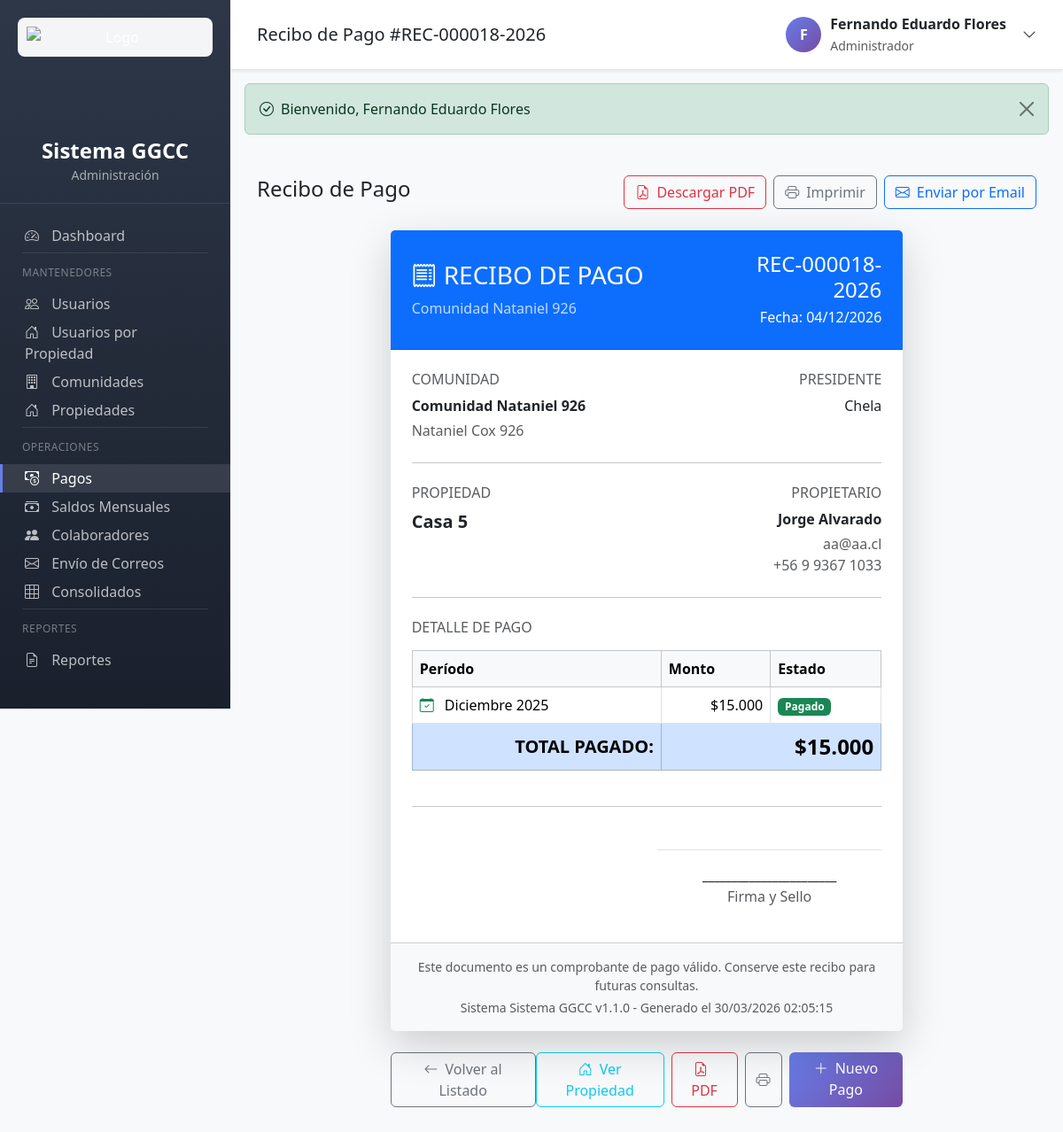
The app's page /pagos.php?action=recibo&id=18 (signed in) with its own data.
### tables this page shows
CREATE TABLE `pagos` (
  `id` int(11) NOT NULL AUTO_INCREMENT,
  `propiedad_id` int(11) NOT NULL,
  `fecha` date NOT NULL,
  `monto` decimal(10,2) NOT NULL,
  `observaciones` text DEFAULT NULL,
  `saldo_utilizado` decimal(10,2) DEFAULT 0.00,
  `recibo_generado` tinyint(1) DEFAULT 0,
  `recibo_path` varchar(255) DEFAULT NULL,
  `created_at` timestamp NOT NULL DEFAULT current_timestamp(),
  `updated_at` timestamp NOT NULL DEFAULT current_timestamp() ON UPDATE current_timestamp(),
  PRIMARY KEY (`id`),
  KEY `idx_propiedad` (`propiedad_id`),
  KEY `idx_fecha` (`fecha`),
  KEY `idx_created_at` (`created_at`),
  CONSTRAINT `pagos_ibfk_1` FOREIGN KEY (`propiedad_id`) REFERENCES `propiedades` (`id`) ON DELETE CASCADE
);

CREATE TABLE `comunidades` (
  `id` int(11) NOT NULL AUTO_INCREMENT,
  `nombre` varchar(150) NOT NULL,
  `direccion` text NOT NULL,
  `pais` varchar(50) DEFAULT 'Chile',
  `region` varchar(100) NOT NULL,
  `comuna` varchar(100) NOT NULL,
  `nombre_presidente` varchar(100) NOT NULL,
  `whatsapp_presidente` varchar(20) DEFAULT NULL,
  `email_presidente` varchar(100) DEFAULT NULL,
  `activo` tinyint(1) DEFAULT 1,
  `created_at` timestamp NOT NULL DEFAULT current_timestamp(),
  `updated_at` timestamp NOT NULL DEFAULT current_timestamp() ON UPDATE current_timestamp(),
  PRIMARY KEY (`id`),
  KEY `idx_nombre` (`nombre`),
  KEY `idx_activo` (`activo`),
  KEY `idx_comuna` (`comuna`)
);

CREATE TABLE `propiedades` (
  `id` int(11) NOT NULL AUTO_INCREMENT,
  `comunidad_id` int(11) NOT NULL,
  `nombre` varchar(100) NOT NULL,
  `tipo` enum('Casa','Departamento','Parcela') NOT NULL,
  `precio_gastos_comunes` decimal(10,2) NOT NULL DEFAULT 0.00,
  `nombre_dueno` varchar(100) NOT NULL,
  `email_dueno` varchar(100) NOT NULL,
  `whatsapp_dueno` varchar(20) DEFAULT NULL,
  `nombre_agente` varchar(100) DEFAULT NULL,
  `email_agente` varchar(100) DEFAULT NULL,
  `whatsapp_agente` varchar(20) DEFAULT NULL,
  `saldo` decimal(10,2) DEFAULT 0.00,
  `activo` tinyint(1) DEFAULT 1,
  `created_at` timestamp NOT NULL DEFAULT current_timestamp(),
  `updated_at` timestamp NOT NULL DEFAULT current_timestamp() ON UPDATE current_timestamp(),
  PRIMARY KEY (`id`),
  KEY `idx_comunidad` (`comunidad_id`),
  KEY `idx_tipo` (`tipo`),
  KEY `idx_activo` (`activo`),
  KEY `idx_email_dueno` (`email_dueno`),
  CONSTRAINT `propiedades_ibfk_1` FOREIGN KEY (`comunidad_id`) REFERENCES `comunidades` (`id`) ON DELETE CASCADE
);

CREATE TABLE `pagos_detalle` (
  `id` int(11) NOT NULL AUTO_INCREMENT,
  `pago_id` int(11) NOT NULL,
  `deuda_id` int(11) NOT NULL,
  `monto_pagado` decimal(10,2) NOT NULL,
  PRIMARY KEY (`id`),
  KEY `idx_pago` (`pago_id`),
  KEY `idx_deuda` (`deuda_id`),
  CONSTRAINT `pagos_detalle_ibfk_1` FOREIGN KEY (`pago_id`) REFERENCES `pagos` (`id`) ON DELETE CASCADE,
  CONSTRAINT `pagos_detalle_ibfk_2` FOREIGN KEY (`deuda_id`) REFERENCES `deudas` (`id`) ON DELETE CASCADE
);

CREATE TABLE `deudas` (
  `id` int(11) NOT NULL AUTO_INCREMENT,
  `propiedad_id` int(11) NOT NULL,
  `mes` int(11) NOT NULL,
  `anio` int(11) NOT NULL,
  `monto` decimal(10,2) NOT NULL,
  `estado` enum('Pendiente','Pagado') DEFAULT 'Pendiente',
  `pagada_con_saldo` tinyint(1) DEFAULT 0,
  `created_at` timestamp NOT NULL DEFAULT current_timestamp(),
  `updated_at` timestamp NOT NULL DEFAULT current_timestamp() ON UPDATE current_timestamp(),
  PRIMARY KEY (`id`),
  UNIQUE KEY `uk_propiedad_mes_anio` (`propiedad_id`,`mes`,`anio`),
  KEY `idx_propiedad` (`propiedad_id`),
  KEY `idx_mes_anio` (`mes`,`anio`),
  KEY `idx_estado` (`estado`),
  CONSTRAINT `deudas_ibfk_1` FOREIGN KEY (`propiedad_id`) REFERENCES `propiedades` (`id`) ON DELETE CASCADE
);

### app/controllers/PagosController.php (called while the page is built, shortened)
<?php
class PagosController {
    private Pago $pagoModel;
    public function __construct() {
        $this->pagoModel = new Pago();
    }
    public function recibo(): void {
        $id = (int) ($_GET['id'] ?? 0);
        $pago = $this->pagoModel->getWithDetails($id);
        $pago['numero_recibo'] = $this->pagoModel->generarNumeroRecibo($id);
        require_once VIEWS_PATH . '/pagos/recibo.php';
    }
}

### config/config.php (called while the page is built, shortened)
<?php
spl_autoload_register(function ($class) {
    $paths = [
        APP_PATH . '/controllers/',
        APP_PATH . '/models/',
        APP_PATH . '/helpers/'
    ];
    foreach ($paths as $path) {
        $file = $path . $class . '.php';
        if (file_exists($file)) {
            return;
        }
    }
});
function e(string $text): string {
    return htmlspecialchars($text, ENT_QUOTES, 'UTF-8');
}
function formatMoney(float $amount): string {
    return '$' . number_format($amount, 0, ',', '.');
}
function formatDate(string $date, string $format = 'd/m/Y'): string {
    return date($format, strtotime($date));
}
function getMonthName(int $month): string {
    $months = [
        1 => 'Enero', 2 => 'Febrero', 3 => 'Marzo', 4 => 'Abril',
        5 => 'Mayo', 6 => 'Junio', 7 => 'Julio', 8 => 'Agosto',
        9 => 'Septiembre', 10 => 'Octubre', 11 => 'Noviembre', 12 => 'Diciembre'
    ];
    return $months[$month] ?? '';
}

### config/database.php (called while the page is built, shortened)
<?php
class Database {
    private static ?PDO $instance = null;
    public static function getConnection(): PDO {
        if (self::$instance === null) {
            try {
                $dsn = "mysql:host=" . DB_HOST . ";dbname=" . DB_NAME . ";charset=" . DB_CHARSET;
                $options = [
                    PDO::ATTR_ERRMODE => PDO::ERRMODE_EXCEPTION,
                    PDO::ATTR_DEFAULT_FETCH_MODE => PDO::FETCH_ASSOC,
                    PDO::ATTR_EMULATE_PREPARES => false,
                    PDO::MYSQL_ATTR_INIT_COMMAND => "SET NAMES " . DB_CHARSET . " COLLATE utf8mb4_unicode_ci"
                ];
                self::$instance = new PDO($dsn, DB_USER, DB_PASS, $options);
            } catch (PDOException $e) {
                throw new Exception("Error de conexión a la base de datos: " . $e->getMessage());
            }
        }
        return self::$instance;
    }
}
function getDB(): PDO {
    return Database::getConnection();
}

### app/models/Model.php (called while the page is built, shortened)
<?php
abstract class Model {
    public function __construct() {
        $this->db = getDB();
    }
}

### app/models/Pago.php (called while the page is built, shortened)
<?php
require_once __DIR__ . '/Model.php';
class Pago extends Model {
    protected string $table = 'pagos';
    public function getWithDetails(int $pagoId): ?array {
        $sql = "SELECT p.*,
                       pr.nombre as propiedad_nombre,
                       pr.nombre_dueno,
                       pr.email_dueno,
                       pr.whatsapp_dueno,
                       pr.nombre_agente,
                       pr.email_agente,
                       pr.whatsapp_agente,
                       pr.precio_gastos_comunes,
                       pr.comunidad_id,
                       c.nombre as comunidad_nombre,
                       c.direccion as comunidad_direccion,
                       c.nombre_presidente,
                       c.email_presidente
                FROM {$this->table} p
                LEFT JOIN propiedades pr ON p.propiedad_id = pr.id
                LEFT JOIN comunidades c ON pr.comunidad_id = c.id
                WHERE p.id = :id";
        $stmt = $this->db->prepare($sql);
        $stmt->execute([':id' => $pagoId]);
        $pago = $stmt->fetch();
        $sqlDetalle = "SELECT pd.*, d.mes, d.anio, d.monto as monto_deuda
                       FROM pagos_detalle pd
                       LEFT JOIN deudas d ON pd.deuda_id = d.id
                       WHERE pd.pago_id = :pago_id
                       ORDER BY d.anio DESC, d.mes DESC";
        $stmtDetalle = $this->db->prepare($sqlDetalle);
        $stmtDetalle->execute([':pago_id' => $pagoId]);
        $pago['detalles'] = $stmtDetalle->fetchAll();
        return $pago;
    }
    public function generarNumeroRecibo(int $pagoId): string {
        return 'REC-' . str_pad($pagoId, 6, '0', STR_PAD_LEFT) . '-' . date('Y');
    }
}

### app/views/pagos/recibo.php (the view, shortened to what this page needs)
<?php
require_once __DIR__ . '/../partials/header.php';
?>
<div class="d-flex justify-content-between align-items-center mb-4">
    <h4>Recibo de Pago</h4>
    <div class="d-flex gap-2">
        <a href="pagos.php?action=pdf&id=<?= $pago['id'] ?>" class="btn btn-outline-danger" target="_blank">
            <i class="bi bi-file-earmark-pdf me-2"></i>Descargar PDF
        </a>
        <button onclick="window.print()" class="btn btn-outline-secondary">
            <i class="bi bi-printer me-2"></i>Imprimir
        </button>
        <a href="pagos.php?action=enviar&id=<?= $pago['id'] ?>" class="btn btn-outline-primary">
            <i class="bi bi-envelope me-2"></i>Enviar por Email
        </a>
    </div>
</div>
<div class="row justify-content-center">
    <div class="col-lg-8">
        <div class="card border-0 shadow-lg" id="recibo">
            <div class="card-header bg-primary text-white p-4">
                <div class="row align-items-center">
                    <div class="col-md-8">
                        <h3 class="mb-0"><i class="bi bi-receipt me-2"></i>RECIBO DE PAGO</h3>
                        <p class="mb-0 mt-2 opacity-75"><?= e($pago['comunidad_nombre']) ?></p>
                    </div>
                    <div class="col-md-4 text-md-end">
                        <h4 class="mb-0"><?= $pago['numero_recibo'] ?></h4>
                        <p class="mb-0 mt-1">Fecha: <?= formatDate($pago['fecha']) ?></p>
                    </div>
                </div>
            </div>
            <div class="card-body p-4">
                <div class="row mb-4">
                    <div class="col-md-6">
                        <h6 class="text-muted mb-2">COMUNIDAD</h6>
                        <p class="mb-1 fw-bold"><?= e($pago['comunidad_nombre']) ?></p>
                        <p class="mb-0 text-muted"><?= e($pago['comunidad_direccion']) ?></p>
                    </div>
                    <div class="col-md-6 text-md-end">
                        <h6 class="text-muted mb-2">PRESIDENTE</h6>
                        <p class="mb-1"><?= e($pago['nombre_presidente']) ?></p>
                    </div>
                </div>
                <hr class="my-4">
                <div class="row mb-4">
                    <div class="col-md-6">
                        <h6 class="text-muted mb-2">PROPIEDAD</h6>
                        <p class="mb-1 fw-bold fs-5"><?= e($pago['propiedad_nombre']) ?></p>
                    </div>
                    <div class="col-md-6 text-md-end">
                        <h6 class="text-muted mb-2">PROPIETARIO</h6>
                        <p class="mb-1 fw-bold"><?= e($pago['nombre_dueno']) ?></p>
                        <p class="mb-0 text-muted"><?= e($pago['email_dueno']) ?></p>
                        <?php if ($pago['whatsapp_dueno']): ?>
                            <p class="mb-0 text-muted"><?= e($pago['whatsapp_dueno']) ?></p>
                        <?php endif; ?>
                    </div>
                </div>
                <hr class="my-4">
                <h6 class="text-muted mb-3">DETALLE DE PAGO</h6>
                <div class="table-responsive">
                    <table class="table table-bordered">
                        <thead class="table-light">
                            <tr>
                                <th>Período</th>
                                <th>Monto</th>
                                <th>Estado</th>
                            </tr>
                        </thead>
                        <tbody>
                            <?php foreach ($pago['detalles'] as $detalle): ?>
                                <tr>
                                    <td>
                                        <i class="bi bi-calendar-check text-success me-2"></i>
                                        <?= getMonthName((int)$detalle['mes']) ?> <?= $detalle['anio'] ?>
                                    </td>
                                    <td class="text-end"><?= formatMoney((float)$detalle['monto_pagado']) ?></td>
                                    <td><span class="badge bg-success">Pagado</span></td>
                                </tr>
                            <?php endforeach; ?>
                        </tbody>
                        <tfoot class="table-primary">
                            <tr>
                                <td colspan="1" class="text-end fw-bold fs-5">TOTAL PAGADO:</td>
                                <td colspan="2" class="text-end fw-bold fs-4">
                                    <?= formatMoney((float)$pago['monto']) ?>
                                </td>
                            </tr>
                        </tfoot>
                    </table>
                </div>
                <hr class="my-4">
                <div class="row mt-5">
                    <div class="col-md-6 offset-md-6">
                        <div class="border-top pt-3 text-center">
                            <p class="mb-0 fw-bold">_______________________</p>
                            <p class="text-muted">Firma y Sello</p>
                        </div>
                    </div>
                </div>
            </div>
            <div class="card-footer bg-light text-center p-3">
                <p class="mb-0 text-muted small">
                    Este documento es un comprobante de pago válido. Conserve este recibo para futuras consultas.
                </p>
                <p class="mb-0 text-muted small mt-1">
                    Sistema <?= APP_NAME ?> v<?= APP_VERSION ?> - Generado el <?= date('d/m/Y H:i:s') ?>
                </p>
            </div>
        </div>
        <div class="d-flex justify-content-between mt-4 no-print">
            <a href="pagos.php" class="btn btn-outline-secondary">
                <i class="bi bi-arrow-left me-2"></i>Volver al Listado
            </a>
            <div class="d-flex gap-2">
                <a href="propiedades.php?action=show&id=<?= $pago['propiedad_id'] ?>" class="btn btn-outline-info">
                    <i class="bi bi-house-door me-2"></i>Ver Propiedad
                </a>
                <a href="pagos.php?action=pdf&id=<?= $pago['id'] ?>" class="btn btn-outline-danger" target="_blank">
                    <i class="bi bi-file-earmark-pdf me-2"></i>PDF
                </a>
                <button onclick="window.print()" class="btn btn-outline-secondary">
                    <i class="bi bi-printer"></i>
                </button>
                <a href="pagos.php?action=create" class="btn btn-primary-custom">
                    <i class="bi bi-plus-lg me-2"></i>Nuevo Pago
                </a>
            </div>
        </div>
    </div>
</div>
<?php require_once __DIR__ . '/../partials/footer.php'; ?>

### app/views/partials/header.php (style rules this page uses)
:root { --sidebar-width: 260px; --primary-color: #667eea; --secondary-color: #764ba2; }
body { background-color: #f8f9fa; }
.btn-primary-custom { background: linear-gradient(135deg, #667eea 0%, #764ba2 100%); border: none; color: white; }

### records on screen
pagos: comunidades.nombre "Comunidad Nataniel 926", fecha "04/12/2026", comunidades.direccion "Nataniel Cox 926", comunidades.nombre_presidente "Chela", propiedad.nombre "Casa 5", propiedad.nombre_dueno "Jorge Alvarado", propiedad.email_dueno "aa@aa.cl", propiedad.whatsapp_dueno "+56 9 9367 1033", monto "$15.000"
pagos_detalle: deuda.mes "Diciembre", deuda.anio "2025", monto_pagado "$15.000"

### other values on screen
APP_NAME "Sistema GGCC"
$title "Recibo de Pago #REC-000018-2026"
substr($_SESSION['user_nombre'] ?? 'A', 0, 1) "F"
$_SESSION['user_nombre'] "Fernando Eduardo Flores"
$_SESSION['user_rol'] "Administrador"
$success "Bienvenido, Fernando Eduardo Flores"
$pago['numero_recibo'] "REC-000018-2026"
APP_VERSION "1.1.0"
